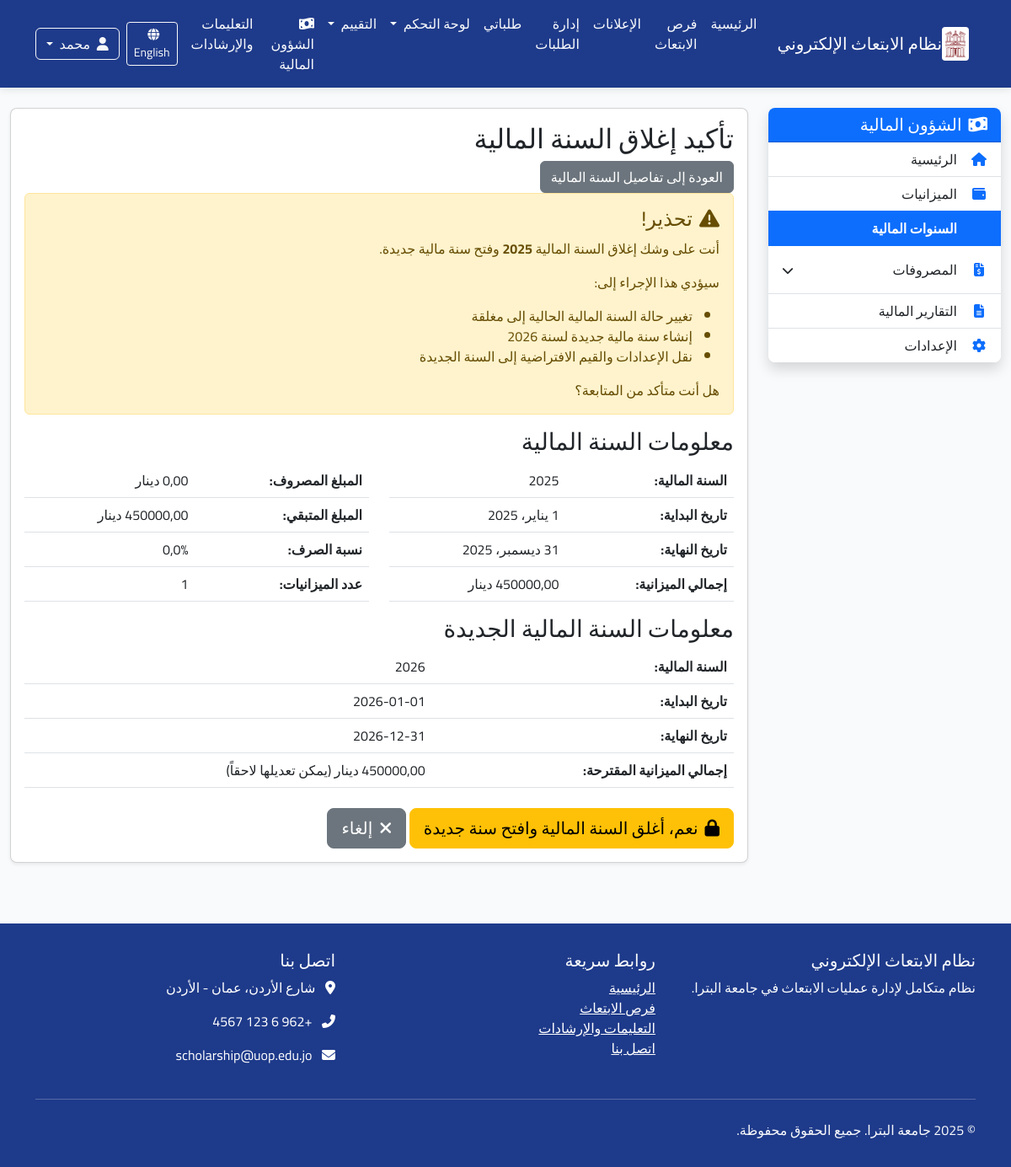
Page /ar/finance/fiscal-years/1/close/ (signed in) on the committed database.
### finance/models.py (models this page shows, shortened)
class FiscalYear(models.Model):
    year = models.IntegerField(_("السنة المالية"))
    start_date = models.DateField(_("تاريخ البداية"))
    end_date = models.DateField(_("تاريخ النهاية"))
    status = models.CharField(_("الحالة"), max_length=10,
                              choices=[('open', 'مفتوحة'), ('closed', 'مغلقة')],
                              default='open')
    total_budget = models.DecimalField(_("إجمالي الميزانية السنوية"),
                                       max_digits=15, decimal_places=2)
    description = models.TextField(_("وصف/ملاحظات"), blank=True, null=True)
    created_at = models.DateTimeField(_("تاريخ الإنشاء"), auto_now_add=True)
    updated_at = models.DateTimeField(_("تاريخ التحديث"), auto_now=True)
    created_by = models.ForeignKey(User, on_delete=models.SET_NULL,
                                   verbose_name=_("تم الإنشاء بواسطة"),
                                   related_name="created_fiscal_years",
                                   null=True)
    class Meta:
        verbose_name = _("السنة المالية")
        verbose_name_plural = _("السنوات المالية")
        ordering = ['-year']
        unique_together = ['year']
    def get_spent_amount(self):
        return Expense.objects.filter(
            date__gte=self.start_date,
            date__lte=self.end_date,
            status='approved'
        ).aggregate(models.Sum('amount'))['amount__sum'] or 0
    def get_remaining_amount(self):
        return self.total_budget - self.get_spent_amount()
    def get_spent_percentage(self):
        if self.total_budget > 0:
            return (self.get_spent_amount() / self.total_budget) * 100
        return 0
    def get_scholarship_budgets_count(self):
        return self.scholarship_budgets.count()

### finance/views.py (the view, shortened to what this page needs)
# urls.py: path('fiscal-years/<int:fiscal_year_id>/close/', views.close_fiscal_year, name='close_fiscal_year'),
@login_required
@permission_required('finance.change_fiscalyear', raise_exception=True)
def close_fiscal_year(request, fiscal_year_id):
    fiscal_year = get_object_or_404(FiscalYear, id=fiscal_year_id)
    if fiscal_year.status == 'closed':
        messages.error(request, _("السنة المالية مغلقة بالفعل"))
        return redirect('finance:fiscal_year_detail', fiscal_year_id=fiscal_year.id)
    context = {
        'fiscal_year': fiscal_year,
    }
    return render(request, 'finance/fiscal_year_close_confirm.html', context)

### core/context_processors.py (called while the page is built)
def user_role(request):
    role = 'anonymous'
    if request.user.is_authenticated:
        role = request.user.profile.role
    return {
        'user_role': role
    }

### finance/templates/finance/fiscal_year_close_confirm.html (shortened to what this page needs)
{% extends "finance/base.html" %}
{% load static i18n %}
{% block finance_content %}
<div class="close-confirm-container">
    <div class="page-header">
        <h2>{% trans "تأكيد إغلاق السنة المالية" %}</h2>
        <div class="header-actions">
            <a href="{% url 'finance:fiscal_year_detail' fiscal_year_id=fiscal_year.id %}" class="btn btn-secondary">
                {% trans "العودة إلى تفاصيل السنة المالية" %}
            </a>
        </div>
    </div>
    <div class="alert alert-warning">
        <h4 class="alert-heading"><i class="fas fa-exclamation-triangle me-2"></i>{% trans "تحذير!" %}</h4>
        <p>
            {% trans "أنت على وشك إغلاق السنة المالية" %} <strong>{{ fiscal_year.year }}</strong> {% trans "وفتح سنة مالية جديدة" %}.
        </p>
        <p>{% trans "سيؤدي هذا الإجراء إلى:" %}</p>
        <ul>
            <li>{% trans "تغيير حالة السنة المالية الحالية إلى مغلقة" %}</li>
            <li>{% trans "إنشاء سنة مالية جديدة لسنة" %} {{ fiscal_year.year|add:1 }}</li>
            <li>{% trans "نقل الإعدادات والقيم الافتراضية إلى السنة الجديدة" %}</li>
        </ul>
        <p class="mb-0">{% trans "هل أنت متأكد من المتابعة؟" %}</p>
    </div>
    <div class="fiscal-year-info">
        <h3>{% trans "معلومات السنة المالية" %}</h3>
        <div class="row">
            <div class="col-md-6">
                <table class="table">
                    <tr>
                        <th>{% trans "السنة المالية" %}:</th>
                        <td>{{ fiscal_year.year }}</td>
                    </tr>
                    <tr>
                        <th>{% trans "تاريخ البداية" %}:</th>
                        <td>{{ fiscal_year.start_date }}</td>
                    </tr>
                    <tr>
                        <th>{% trans "تاريخ النهاية" %}:</th>
                        <td>{{ fiscal_year.end_date }}</td>
                    </tr>
                    <tr>
                        <th>{% trans "إجمالي الميزانية" %}:</th>
                        <td>{{ fiscal_year.total_budget|floatformat:2 }} {% trans "دينار" %}</td>
                    </tr>
                </table>
            </div>
            <div class="col-md-6">
                <table class="table">
                    <tr>
                        <th>{% trans "المبلغ المصروف" %}:</th>
                        <td>{{ fiscal_year.get_spent_amount|floatformat:2 }} {% trans "دينار" %}</td>
                    </tr>
                    <tr>
                        <th>{% trans "المبلغ المتبقي" %}:</th>
                        <td>{{ fiscal_year.get_remaining_amount|floatformat:2 }} {% trans "دينار" %}</td>
                    </tr>
                    <tr>
                        <th>{% trans "نسبة الصرف" %}:</th>
                        <td>{{ fiscal_year.get_spent_percentage|floatformat:1 }}%</td>
                    </tr>
                    <tr>
                        <th>{% trans "عدد الميزانيات" %}:</th>
                        <td>{{ fiscal_year.get_scholarship_budgets_count }}</td>
                    </tr>
                </table>
            </div>
        </div>
    </div>
    <div class="new-fiscal-year-info">
        <h3>{% trans "معلومات السنة المالية الجديدة" %}</h3>
        <table class="table">
            <tr>
                <th>{% trans "السنة المالية" %}:</th>
                <td>{{ fiscal_year.year|add:1 }}</td>
            </tr>
            <tr>
                <th>{% trans "تاريخ البداية" %}:</th>
                <td>{{ fiscal_year.year|add:1 }}-01-01</td>
            </tr>
            <tr>
                <th>{% trans "تاريخ النهاية" %}:</th>
                <td>{{ fiscal_year.year|add:1 }}-12-31</td>
            </tr>
            <tr>
                <th>{% trans "إجمالي الميزانية المقترحة" %}:</th>
                <td>{{ fiscal_year.total_budget|floatformat:2 }} {% trans "دينار" %} ({% trans "يمكن تعديلها لاحقاً" %})</td>
            </tr>
        </table>
    </div>
    <form method="post" class="close-form">
        <div class="form-actions mt-4">
            <button type="submit" class="btn btn-warning btn-lg">
                <i class="fas fa-lock me-2"></i>{% trans "نعم، أغلق السنة المالية وافتح سنة جديدة" %}
            </button>
            <a href="{% url 'finance:fiscal_year_detail' fiscal_year_id=fiscal_year.id %}" class="btn btn-secondary btn-lg">
                <i class="fas fa-times me-2"></i>{% trans "إلغاء" %}
            </a>
        </div>
    </form>
</div>
{% endblock %}

### templates/base.html (shortened to what this page needs)
{% load i18n %}
{% load static %}
<!DOCTYPE html>
{% get_current_language as CURRENT_LANGUAGE %}
{% get_current_language_bidi as RTL %}
<html lang="{{ CURRENT_LANGUAGE }}" {% if RTL %}dir="rtl"{% else %}dir="ltr"{% endif %}>
<head>
    {% if RTL %}
    <link rel="stylesheet" href="https://cdn.jsdelivr.net/npm/bootstrap@5.3.0/dist/css/bootstrap.rtl.min.css">
    {% else %}
    <link rel="stylesheet" href="https://cdn.jsdelivr.net/npm/bootstrap@5.3.0/dist/css/bootstrap.min.css">
    {% endif %}
    <link rel="stylesheet" href="https://cdnjs.cloudflare.com/ajax/libs/font-awesome/6.4.0/css/all.min.css">
    <link rel="stylesheet" href="{% static 'css/main.css' %}">
    {% if RTL %}
    <link rel="stylesheet" href="{% static 'css/rtl.css' %}">
    {% else %}
    <link rel="stylesheet" href="{% static 'css/ltr.css' %}">
    {% endif %}
</head>
<body>
    <nav class="navbar navbar-expand-lg navbar-dark">
        <div class="container">
            <a class="navbar-brand d-flex align-items-center" href="{% url 'home' %}">
                <img src="{% static 'images/petra_logo.png' %}" alt="{% trans 'جامعة البترا' %}">
                <span>{% trans "نظام الابتعاث الإلكتروني" %}</span>
            </a>
            <div class="collapse navbar-collapse" id="navbarNav">
<ul class="navbar-nav me-auto">
    <li class="nav-item">
        <a class="nav-link {% if request.path == '/' %}active{% endif %}" href="{% url 'home' %}">
            {% trans "الرئيسية" %}
        </a>
    </li>
    <li class="nav-item">
        <a class="nav-link {% if 'scholarships' in request.path %}active{% endif %}" href="{% url 'announcements:scholarship_list' %}">
            {% trans "فرص الابتعاث" %}
        </a>
    </li>
    <li class="nav-item">
        <a class="nav-link {% if 'announcements' in request.path %}active{% endif %}" href="{% url 'announcements:announcement_list' %}">
            {% trans "الإعلانات" %}
        </a>
    </li>
{% if user.is_staff or perms.applications.view_application %}
<li class="nav-item">
    <a class="nav-link {% if 'applications' in request.path and 'my-applications' not in request.path %}active{% endif %}" href="{% url 'applications:admin_applications_list' %}">
        {% trans "إدارة الطلبات" %}
    </a>
</li>
{% endif %}
    {% if user.is_authenticated %}
    <li class="nav-item">
        <a class="nav-link {% if 'my-applications' in request.path %}active{% endif %}" href="{% url 'applications:my_applications' %}">
            {% trans "طلباتي" %}
        </a>
    </li>
    <li class="nav-item dropdown">
        <a class="nav-link dropdown-toggle {% if 'dashboard' in request.path %}active{% endif %}" href="#" id="dashboardDropdown" role="button" data-bs-toggle="dropdown" aria-expanded="false">
            {% trans "لوحة التحكم" %}
        </a>
    </li>
    {% if user.profile.role == 'committee' or user.profile.role == 'admin' or perms.evaluation.view_evaluationround %}
    <li class="nav-item dropdown">
        <a class="nav-link dropdown-toggle {% if 'evaluation' in request.path %}active{% endif %}" href="#" id="evaluationDropdown" role="button" data-bs-toggle="dropdown" aria-expanded="false">
            {% trans "التقييم" %}
        </a>
    </li>
    {% endif %}
    {% endif %}
{% if user.is_authenticated and perms.finance.view_scholarshipbudget %}
<li class="nav-item">
    <a class="nav-link {% if 'finance' in request.path %}active{% endif %}" href="{% url 'finance:home' %}">
        <i class="fas fa-money-bill-wave me-1"></i> {% trans "الشؤون المالية" %}
    </a>
</li>
{% endif %}
    <li class="nav-item">
        <a class="nav-link" href="#">
            {% trans "التعليمات والإرشادات" %}
        </a>
    </li>
</ul>
                <div class="d-flex align-items-center">
                    <div class="mx-2">
                        {% if CURRENT_LANGUAGE == 'ar' %}
                            <a href="{% url 'set_language' %}?lang=en&next={{ request.path }}" class="btn btn-outline-light btn-sm">
                                <i class="fas fa-globe me-1"></i> English
                            </a>
                        {% else %}
                            <a href="{% url 'set_language' %}?lang=ar&next={{ request.path }}" class="btn btn-outline-light btn-sm">
                                <i class="fas fa-globe me-1"></i> العربية
                            </a>
                        {% endif %}
                    </div>
{% if user.is_authenticated %}
    <div class="dropdown">
        <button class="btn btn-outline-light dropdown-toggle" type="button" id="userMenu" data-bs-toggle="dropdown" aria-expanded="false">
            <i class="fas fa-user me-1"></i> {{ user.get_short_name }}
        </button>
    </div>
{% endif %}
                </div>
            </div>
        </div>
    </nav>
    <main>
        {% block content %}{% endblock %}
    </main>
    <footer class="footer">
        <div class="container">
            <div class="row">
                <div class="col-md-4">
                    <h5>{% trans "نظام الابتعاث الإلكتروني" %}</h5>
                    <p>{% trans "نظام متكامل لإدارة عمليات الابتعاث في جامعة البترا." %}</p>
                </div>
                <div class="col-md-4">
                    <h5>{% trans "روابط سريعة" %}</h5>
                    <ul class="list-unstyled">
                        <li><a href="#" class="text-white">{% trans "الرئيسية" %}</a></li>
                        <li><a href="#" class="text-white">{% trans "فرص الابتعاث" %}</a></li>
                        <li><a href="#" class="text-white">{% trans "التعليمات والإرشادات" %}</a></li>
                        <li><a href="#" class="text-white">{% trans "اتصل بنا" %}</a></li>
                    </ul>
                </div>
                <div class="col-md-4">
                    <h5>{% trans "اتصل بنا" %}</h5>
                    <address class="text-white">
                        <p><i class="fas fa-map-marker-alt me-2"></i> {% trans "شارع الأردن، عمان - الأردن" %}</p>
                        <p><i class="fas fa-phone-alt me-2"></i> +962 6 123 4567</p>
                        <p><i class="fas fa-envelope me-2"></i> scholarship@uop.edu.jo</p>
                    </address>
                </div>
            </div>
            <hr class="mt-4 mb-4 bg-light">
            <div class="row">
                <div class="col-md-6">
                    <p class="mb-0">&copy; {% now "Y" %} {% trans "جامعة البترا. جميع الحقوق محفوظة." %}</p>
                </div>
            </div>
        </div>
    </footer>
</body>
</html>

### static/css/main.css (style rules this page uses)
:root { --primary-color: #1e3a8a; --secondary-color: #10b981; --accent-color: #f59e0b; --light-bg: #f8fafc; --dark-text: #1e293b; --light-text: #f8fafc; }
body { font-family: 'Segoe UI', Tahoma, Geneva, Verdana, sans-serif; background-color: var(--light-bg); color: var(--dark-text); }
.navbar { background-color: var(--primary-color); box-shadow: 0 2px 10px rgba(0, 0, 0, 0.1); }
.navbar-brand { display: flex; align-items: center; }
.navbar-brand img { height: 40px; margin-right: 0.5rem; background-color: white; padding: 4px; border-radius: 4px; }
.nav-link { color: var(--light-text) !important; font-weight: 500; transition: all 0.3s ease; }
.footer { background-color: var(--primary-color); color: var(--light-text); padding: 2rem 0; margin-top: 3rem; }

### static/css/rtl.css (style rules this page uses)
body { font-family: 'Cairo', 'Segoe UI', 'Tahoma', 'Arial', sans-serif; direction: rtl; text-align: right; }
.me-auto { margin-right: 0 !important; margin-left: auto !important; }
.me-2 { margin-right: 0 !important; margin-left: 0.5rem !important; }

### rows in the picture
FiscalYear: year "2025", year|add "2026", start_date "1 يناير، 2025", end_date "31 ديسمبر، 2025", total_budget "450000,00", get_spent_amount "0,00", get_remaining_amount "450000,00", get_spent_percentage "0,0", get_scholarship_budgets_count "1"

### other values in the picture
{{ user.get_short_name }} "محمد"
